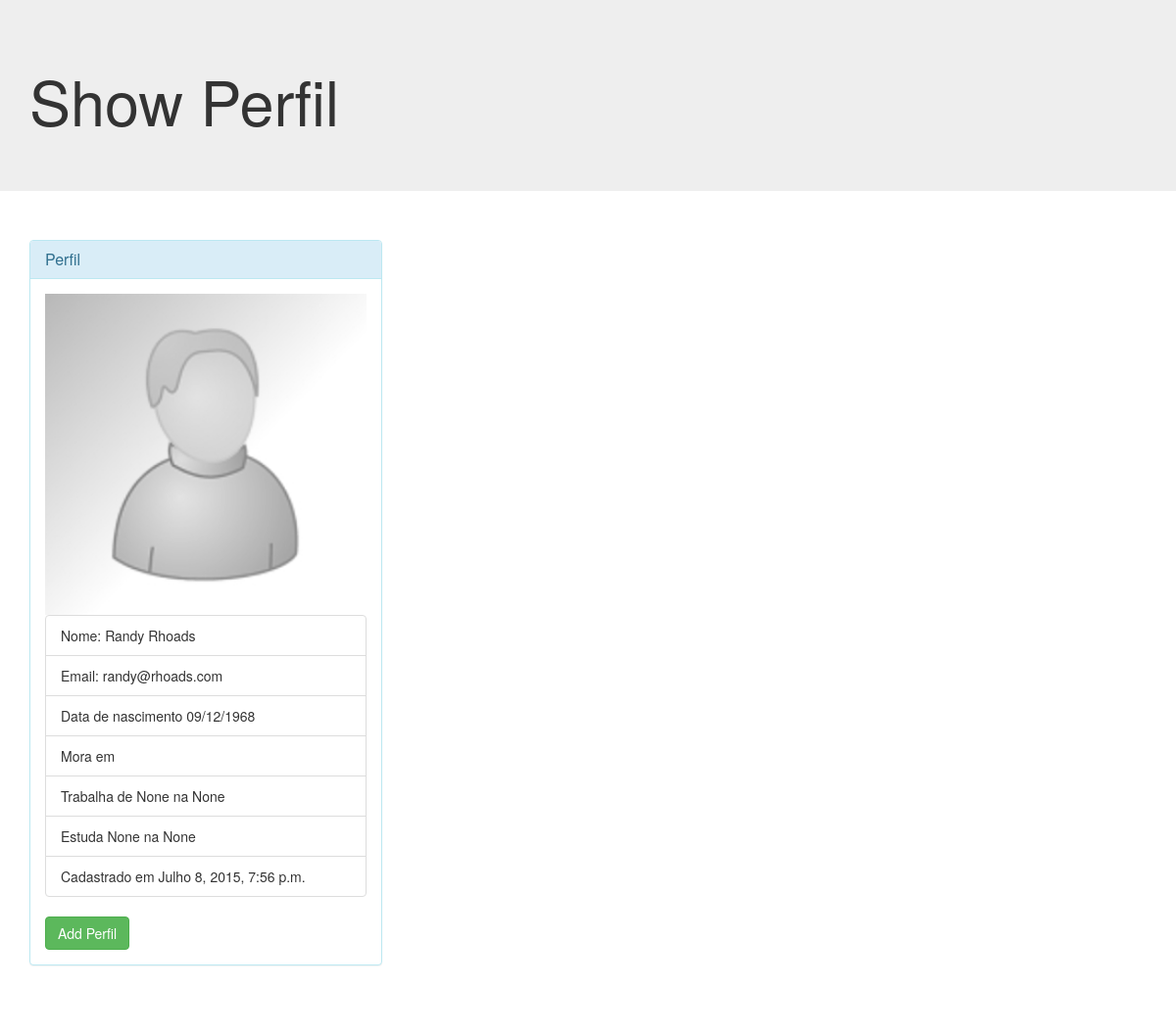
The page /perfis/2 on the database as committed earlier.
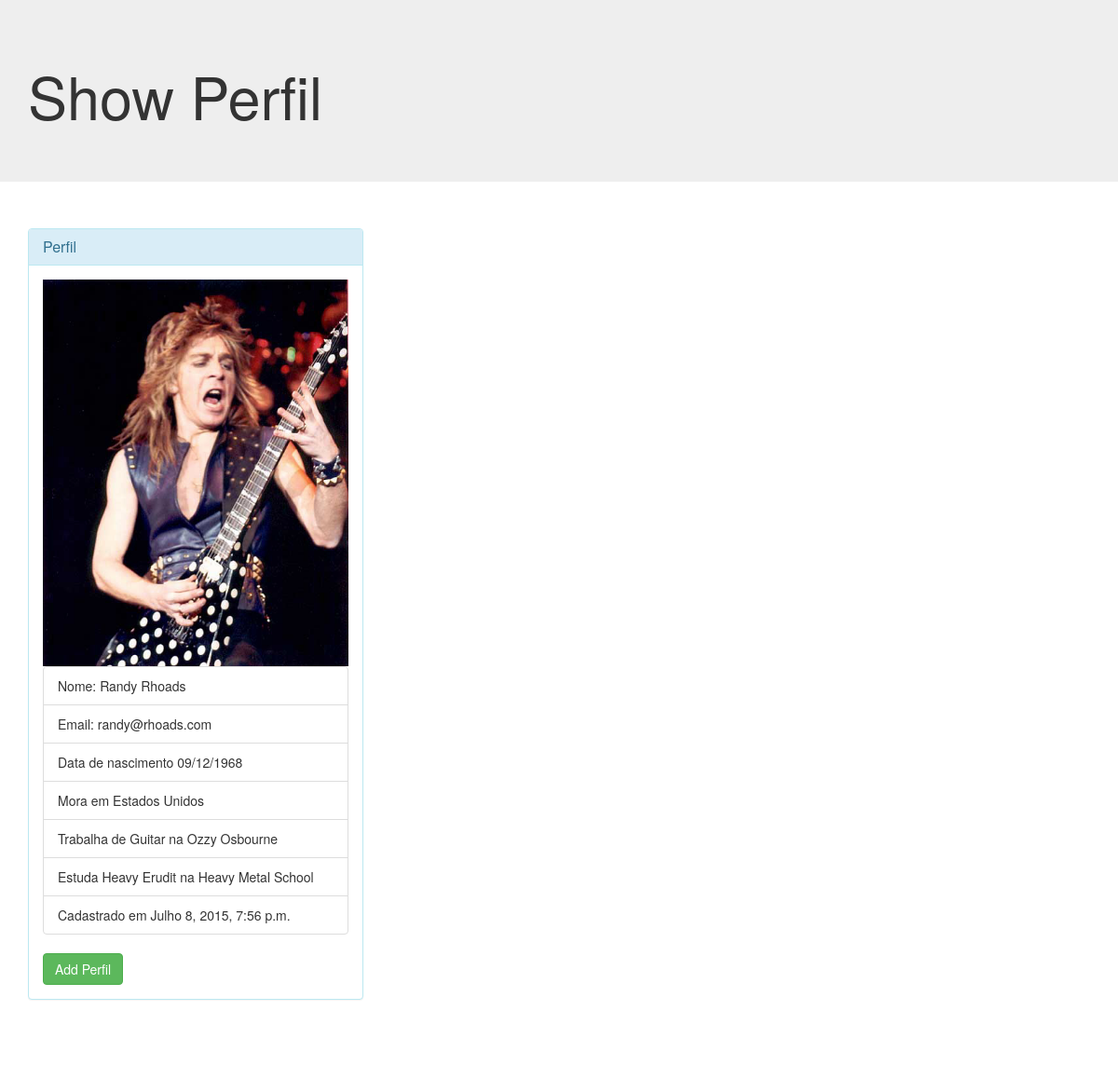
The same page on the database as committed later.
### project/perfis/models.py (models this page shows, shortened)
class Perfil(models.Model):
    nome = models.CharField('Nome', max_length=100)
    email = models.CharField('E-mail', max_length=100)
    foto = models.ImageField(
        upload_to='perfis/images', verbose_name='Foto', null=True, blank=True
    )
    dtNascimento = models.CharField('Data de Nascimento', max_length=10)
    localidade = models.CharField('Localidade', max_length=255, blank=True)
    cargo = models.CharField('Cargo', max_length=155, null=True, blank=True)
    empresa = models.CharField('Empresa', max_length=155, null=True, blank=True)
    curso = models.CharField('Curso', max_length=155, null=True, blank=True)
    escola = models.CharField('Escola', max_length=155, null=True, blank=True)
    dtCadastro = models.DateTimeField('Criado em', auto_now_add=True)
    dtAtualizacao = models.DateTimeField('Atualizado em', auto_now=True)
    def __str__(self):
        return self.nome
    class Meta:
        verbose_name = 'Perfil'
        verbose_name_plural = 'Perfis'
        ordering = ['nome']

### project/perfis/views.py (the view)
# urls.py: url(r'^(?P<perfil_id>\d+)$', 'showPerfil', name='showPerfil'),
def showPerfil(resquest, perfil_id):
    perfil = Perfil.objects.get(id=perfil_id)
    template_name = 'perfis/perfis.html'
    context = {
        'perfil' : perfil
    }
    return render(resquest, template_name, context)

### project/perfis/templates/perfis/perfis.html
{% extends "core/base.html" %}
{% load static %}
{% block body %}
	<header>
		<div class="jumbotron">
			<div class="container">
				<h1>Show Perfil</h1>
			</div>
		</div>
	</header>
	<main>
		<div class="container">
			<div class="row">
				<div class="col-md-4">
					<div class="panel panel-info">
						<div class="panel-heading">
							<h3 class="panel-title">Perfil</h3>
						</div>
						<div class="panel-body">
							{% if perfil.foto %}
								<img src="{{ perfil.foto.url }}" alt="{{ perfil }}">
							{% else %}
								<img src="{% static "img/foto-masc.jpg" %}" alt="Sem foto">
							{% endif %}
							<ul class="list-group">
								<li class="list-group-item">Nome: {{perfil.nome}}</li>
								<li class="list-group-item">Email: {{perfil.email}}</li>
								<li class="list-group-item">Data de nascimento {{perfil.dtNascimento}}</li>
								<li class="list-group-item">Mora em {{perfil.localidade}}</li>
								<li class="list-group-item">Trabalha de {{perfil.cargo}} na {{perfil.empresa}}</li>
								<li class="list-group-item">Estuda {{perfil.curso}} na {{perfil.escola}}</li>
								<li class="list-group-item">Cadastrado em {{perfil.dtCadastro}}</li>
							</ul>
							<a href="{% url 'perfis:convidar' perfil.id %}" class="btn btn-success">Add Perfil</a>
						</div>
					</div>
				</div>
			</div>
		</div>
	</main>
{% endblock %}

### project/core/templates/core/base.html (shortened to what this page needs)
{% load static %}
<!DOCTYPE html>
<html lang="pt-BR">
	<head>
		<link rel="stylesheet" href="https://maxcdn.bootstrapcdn.com/bootstrap/3.3.5/css/bootstrap.min.css">
		<link rel="stylesheet" href="{% static 'css/index.css' %}">
	</head>
	<body>
		{% block body %}
		{% endblock %}
	</body>
</html>

### project/core/static/css/index.css (style rules this page uses)
.row { margin-top: 20px; margin-bottom: 50px; }
.panel-body img { width: 100%; }

Rows that differ between the two databases and show on the page:
changed Perfil "Randy Rhoads": foto: picture added; localidade (not shown) → "Estados Unidos"; cargo "None" → "Guitar"; empresa "None" → "Ozzy Osbourne"; curso "None" → "Heavy Erudit"; escola "None" → "Heavy Metal School"
